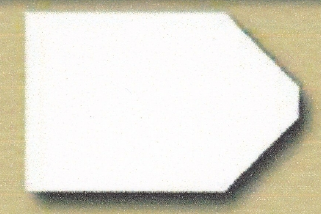
#> input picture tmp/raven-import-refined/A01_opt_2.png, 321 x 214 px, given in place of A01_opt_1.png, which was not available
$ python build-raven-contact-sheets.py
#> lines starting #> are read from the running program, lines starting #| are printed output that depends on the picture; pictures that were not available may be replaced by others from this repository, and a replacement may not be noted
"""Crea hojas de contacto temporales para revisar las alternativas Raven."""

from pathlib import Path

from PIL import Image, ImageDraw

ROOT = Path(__file__).resolve().parents[1]
SOURCE = ROOT / "tmp" / "raven-import-refined"
OUTPUT = ROOT / "tmp" / "raven-contact-sheets"


def main():
    OUTPUT.mkdir(parents=True, exist_ok=True)
    for series, option_count in (("A", 6), ("B", 6), ("C", 8), ("D", 8), ("E", 8)):
        tile_width, tile_height = 142, 112
        label_height, gap = 20, 8
        width = option_count * (tile_width + gap) + gap
        height = 12 * (tile_height + label_height + gap) + gap
        sheet = Image.new("RGB", (width, height), "#f7f5f0")
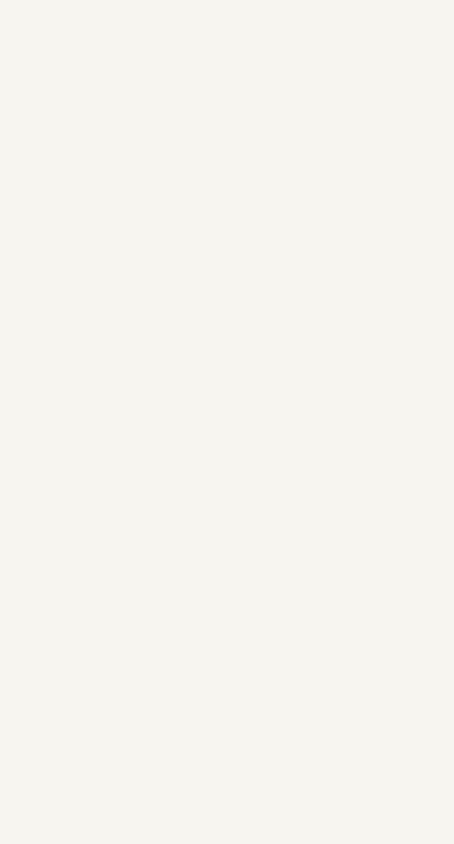
#> sheet: PIL image 908x1688 RGB (shown at 1/2 size); mean R, G, B 247, 245, 240
        draw = ImageDraw.Draw(sheet)
        for item_number in range(1, 13):
            y = gap + (item_number - 1) * (tile_height + label_height + gap)
            draw.text((gap, y), f"{series}{item_number:02d}", fill="#111111")
            for option_number in range(1, option_count + 1):
                source = SOURCE / f"{series}{item_number:02d}_opt_{option_number}.png"
                with Image.open(source).convert("RGB") as option:
#> option is the input picture: PIL image 321x214 RGB; mean R, G, B 223.2, 219.5, 205.9
                    option.thumbnail((tile_width, tile_height))
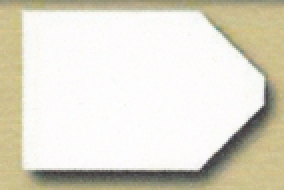
#> option: PIL image 142x95 RGB (shown 2 times larger); mean R, G, B 223.2, 219.5, 205.9
                    x = gap + (option_number - 1) * (tile_width + gap)
                    offset_x = x + (tile_width - option.width) // 2
#> offset_x = 8
                    offset_y = y + label_height + (tile_height - option.height) // 2
#> offset_y = 36
                    sheet.paste(option, (offset_x, offset_y))
                draw.text((x, y), str(option_number), fill="#555555")
        sheet.save(OUTPUT / f"serie-{series}.png", "PNG", optimize=True)
    print(f"Hojas de contacto creadas en {OUTPUT}.")


if __name__ == "__main__":
#> (the run stopped early here; a loop or call above may not have finished)

$ run again, on tmp/raven-import-refined/A03_opt_1.png
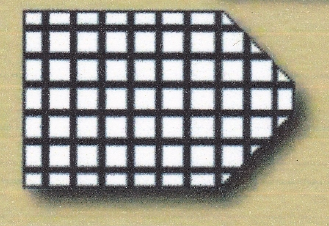
#> input picture tmp/raven-import-refined/A03_opt_1.png, 329 x 226 px, given in place of A01_opt_1.png, which was not available
#> in main, option is the input picture: PIL image 329x226 RGB; mean R, G, B 160.2, 156.7, 143.6
#> in main, `option.thumbnail((tile_width, tile_height))`:
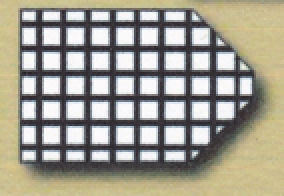
#> option: PIL image 142x98 RGB (shown 2 times larger); mean R, G, B 160.2, 156.7, 143.5

$ run again, on tmp/raven-import-refined/A03_opt_5.png
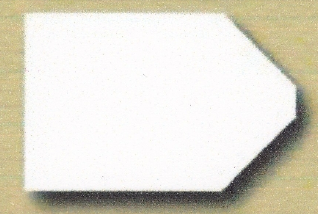
#> input picture tmp/raven-import-refined/A03_opt_5.png, 318 x 214 px, given in place of A01_opt_1.png, which was not available
#> in main, option is the input picture: PIL image 318x214 RGB; mean R, G, B 222.2, 218.3, 204.8
#> in main, `option.thumbnail((tile_width, tile_height))`:
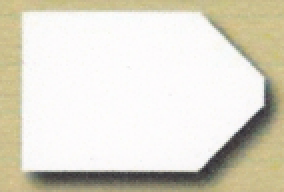
#> option: PIL image 142x96 RGB (shown 2 times larger); mean R, G, B 222.2, 218.3, 204.8
